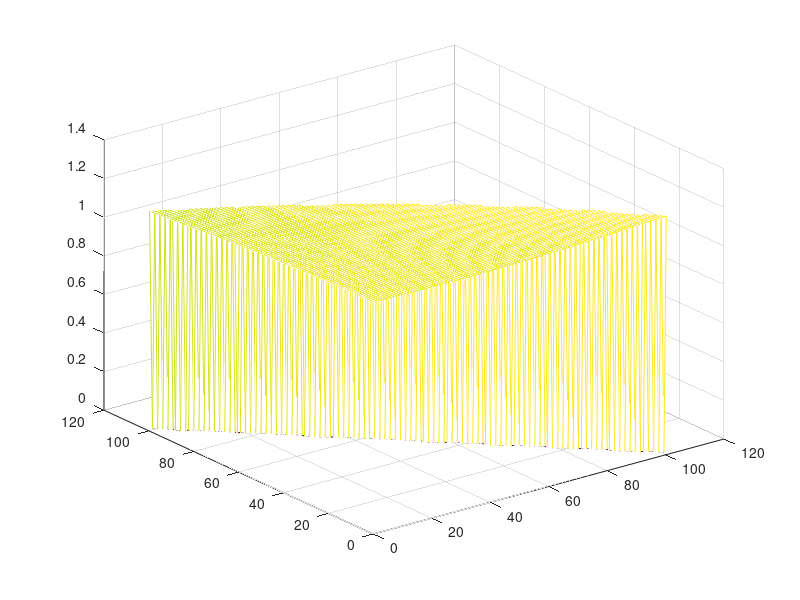

Write MATLAB code to recreate this figure. (Note: this script raises an error after producing the figure.)
%%parameters (beta = 1)
WB = 5;
al = .5;

t = 1;
b0 = [0:.01*t:t];
bp5 = [0:.01*t:t];
[b0,bp5]=meshgrid(b0,bp5);
bnp5 = t - b0 - bp5;

X = -.5 - al + bnp5;
Y = - al + b0;
Z = .5 - al + bp5;

obj = WB.*((1./(1+exp(-X))).*(1./(1+exp(-Y))).*(1-1./(1+exp(-Z))) + (1./(1+exp(-X))).*(1./(1+exp(-Z))).*(1-1./(1+exp(-Y))) + (1./(1+exp(-Z))).*(1./(1+exp(-Y))).*(1-1./(1+exp(-X))) + (1./(1+exp(-X))).*(1./(1+exp(-Y))).*(1./(1+exp(-Z)))) - b0 - bp5 - bnp5;
obj2 = obj.*(bnp5>=0);

[value, location] = max(obj2(:));
[R,C] = ind2sub(size(obj2),location);
prob = (value+b0(R,C) + bp5(R,C) + bnp5(R,C))/WB;
out = [t,prob,value]


mesh(obj2);
%% Create axes
axes1 = axes('Parent',figure1);
axis([0 .12 0 .0035]);
%title(axes1,'Lobby''s Optimal Expenditure');
xlabel(axes1,'Trade Agreement Tariff');
ylabel(axes1,'Lobbying Expenditure');
hold(axes1,'all');
 



%% Create plot
plot2 = plot(TA,opt_C_13,'DisplayName','\theta \sim U[-.14,14]','Color',[0 0 1],'LineStyle','--','LineWidth',1,'Parent',axes1);
legend1 = legend(axes1,{'\theta \sim U[-.01,01]','\theta \sim U[-.14,14]'},'Position',[0.1794 0.7725 0.1714 0.119]);


saveas(gcf,'C:\Users\Kristy\Documents\Dropbox\Research\Separation_of_Powers\Work\lobby_br.jpg');